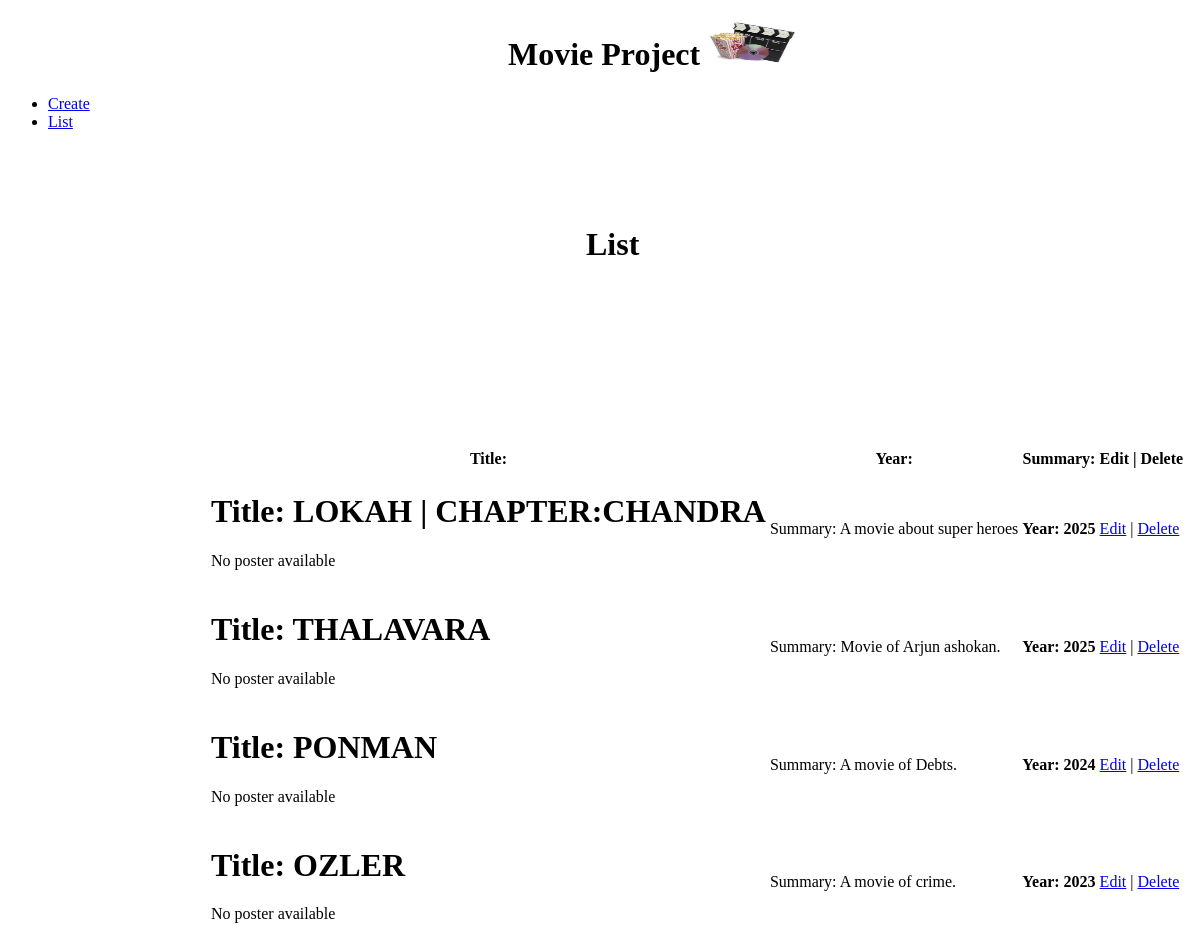
The page / on the database its author committed.
### movies/models.py (models this page shows, shortened)
class MovieInfo(models.Model):
    title=models.CharField(max_length=90)
    year=models.IntegerField(null=True)
    description=models.TextField()
    poster=models.ImageField(upload_to='images/',null=True)
    censor_details=models.OneToOneField(CensorInfo,on_delete=models.SET_NULL,related_name='movie',null=True)
    directed_by=models.ForeignKey(Directors,null=True,on_delete=models.CASCADE,related_name='directed_movies')
    actors=models.ManyToManyField(Actors, related_name='acted_movies')

### movies/views.py (the view)
# urls.py: path('',views.list,name='list'),
def list(request):
        movie_set=MovieInfo.objects.all()
        return render(request,'list.html',{'movies':movie_set})

### Templates/list.html (shortened to what this page needs)
<!DOCTYPE html>
<html lang="en">
<head>
</head>
<body>
{% extends 'blank_layout.html' %}
{% load static %}
{% block content %}
<h1 class="title-common">List</h1>
<br>
<table class="table-list">
    <tr><th>Title:</th><th>Year:</th><th>Summary:</th><th>Edit | Delete</th></tr>
{% for movie_obj in movies %}
    <tr>
    <td><h1>Title: {{movie_obj.title | upper | default:'Data not found for this movie'}}</h1>
    {% if movie_obj.poster %}
        <img class="img-movie" src="{{ movie_obj.poster.url }}" alt="{{ movie_obj.title }}">
    {% else %}
        <p>No poster available</p>
    {% endif %}
    </td>
    <td><p>Summary: {{movie_obj.description | default:'summary not found for this movie '}}       </p></td>
    <td><h4>Year: {{movie_obj.year}}</h4></td>
    <td><a href="{% url 'edit' movie_obj.id %}">Edit</a> |  <a href="{% url 'delete' movie_obj.id %}">Delete</a></td>
    </tr>
    <br>
    <br>
    {% endfor %}
    </table>
{% endblock content %}

### static/css/style.css (style rules this page uses)
.title-common { margin-left: 578px; margin-top: 155px; font-size: xx-large; }
.table-list { margin-left: 200px; }

### rows shown on the page
MovieInfo: title "LOKAH | CHAPTER:CHANDRA", shows "No poster available", description "A movie about super heroes", year "2025"
MovieInfo: title "THALAVARA", shows "No poster available", description "Movie of Arjun ashokan.", year "2025"
MovieInfo: title "PONMAN", shows "No poster available", description "A movie of Debts.", year "2024"
MovieInfo: title "OZLER", shows "No poster available", description "A movie of crime.", year "2023"
